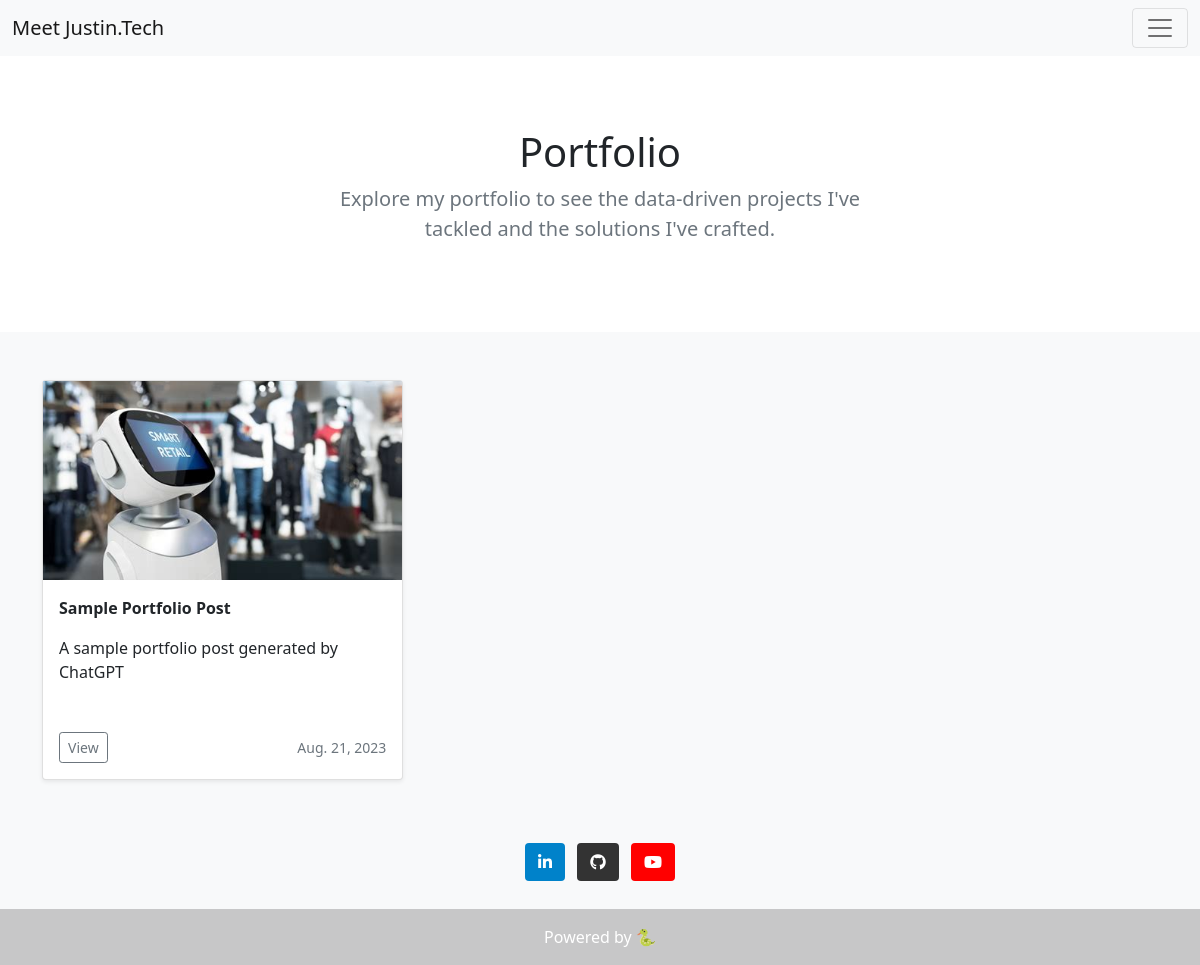
/Portfolio/, run on the app's committed database.
### apps/portfolio/models.py (models this page shows)
class Post(models.Model):
    class Choices(models.Model):
        TYPE_CHOICES = [
            ('portfolio', 'Portfolio'),
            ('resource', 'Resource'),
        ]
    date = models.DateField(default=date.today)
    title = models.CharField(max_length=35)
    description = models.TextField(max_length=140)
    content = RichTextField()
    image = models.ImageField(upload_to='thumbnails/')
    type = models.CharField(max_length=20, choices=Choices.TYPE_CHOICES)

### apps/portfolio/views.py (the view)
# urls.py: path('Portfolio/', Portfolio.as_view(), name='portfolio'),
class Portfolio(BaseGalleryView):
    current_page = 'Portfolio'
    page_description = "Explore my portfolio to see the data-driven projects I've tackled and the solutions I've crafted."
    post_type = 'portfolio'

### apps/portfolio/views.py (called while the page is built)
    def get(self, request, *args, **kwargs):
        other_pages = [page for page in pages if page != self.current_page]
        posts = get_list_or_404(Post, type=self.post_type)
        context = {
            "current_page": self.current_page,
            "other_pages": other_pages,
            "posts": posts,
            "page_description": self.page_description
        }
        return render(request, 'gallery.html', context)

### apps/portfolio/templates/gallery.html (shortened to what this page needs)
{% extends "base.html" %}
{% block content %}
  <section class="py-5 text-center container">
    <div class="row py-lg-4">
      <div class="col-lg-6 col-md-8 mx-auto">
        <h1 class="fw-light">{{current_page}}</h1>
        <p class="lead text-muted">{{page_description}}</p>
      </div>
    </div>
  </section>
  <div class="album py-5 bg-light">
    <div class="container">
      <div class="row row-cols-1 row-cols-sm-2 row-cols-md-3 g-3">
        {% for post in posts %}
        <div class="col">
          <div class="card shadow-sm" style="height: 400px;">
            <div class="card-image" style="background-image: url({{post.image.url}});"></div>
            <div class="card-body">
              <p class="card-text"><strong>{{ post.title }}</strong></p>
              <p class="card-text" style="height: 80px; overflow: auto;">{{ post.description|truncatechars:145 }}</p>
              <div class="d-flex justify-content-between align-items-center">
                <div class="btn-group">
                  <button type="button" class="btn btn-sm btn-outline-secondary" onclick="location.href='{% url 'post_detail' post.id %}'">View</button>
                </div>
                <small class="text-muted">{{post.date}}</small>
              </div>
            </div>
          </div>
        </div>
        {% endfor %}
      </div>
    </div>
  </div>
{% endblock %}

### apps/portfolio/templates/gallery.html (style rules this page uses)
.card-image { width: 100%; height: 225px; background-size: cover; background-repeat: no-repeat; background-position: center center; }

### data on the page
Post: type "Portfolio", image (picture), title "Sample Portfolio Post", description "A sample portfolio post generated by ChatGPT", date "Aug. 21, 2023"

### other printed values
{{ page_description }} "Explore my portfolio to see the data-driven projects I've tackled and the solutions I've crafted."
